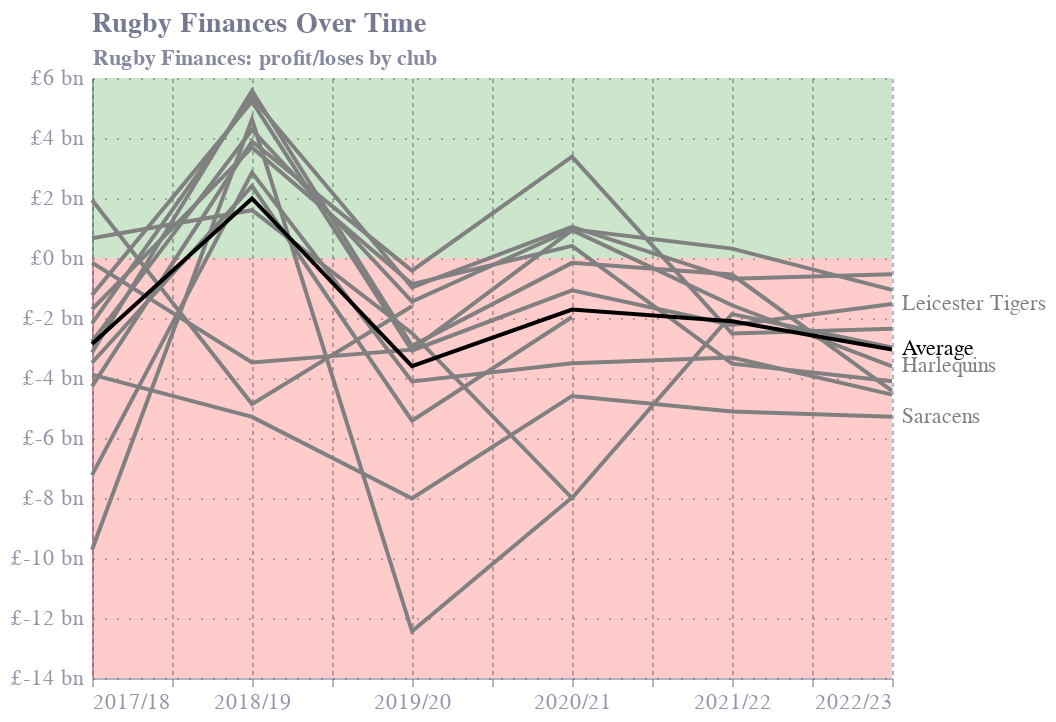

The code cell stored with this chart in its notebook:
### Code cell
chart.display()

### Figure 1 — Vega-Lite specification as saved in the notebook (floating-point values rounded to 4 significant figures)
{"config": {"font": "Circular Std", "text": {"color": "#676A86", "align": "left", "baseline": "middle", "dx": 7, "dy": 0, "fontSize": 11}, "view": {"stroke": null, "continuousWidth": 400, "continuousHeight": 300, "discreteWidth": 400, "discreteHeight": 300}, "range": {"category": ["#36B7B4", "#E6224B", "#F4C245", "#0063AF", "#00A767", "#179FDB", "#EB5C2E"], "diverging": ["#E6224B", "#E54753", "#C9C9C9", "#179FDB", "#122B39"], "heatmap": ["#C9C9C9", "#179FDB", "#0063AF", "#122B39"], "ordinal": ["#00A767", "#36B7B4", "#179FDB", "#0063AF", "#243B5A"]}, "bar": {"color": "#179fdb"}, "line": {"color": "#e6224b"}, "rule": {"color": "#676A86"}, "area": {"opacity": 0.3}, "point": {"filled": true, "size": 80, "color": "#e6224b", "opacity": 0.95}, "geoshape": {"stroke": "white", "strokeWidth": 0.3}, "rect": {"fill": "#d6d4d4", "opacity": 0.3}, "axis": {"labelColor": "#676A86", "labelFontSize": 11, "labelFont": "Circular Std", "labelOpacity": 0.7, "tickColor": "#676A86", "tickOpacity": 0.5, "domainColor": "#676A86", "domainOpacity": 0.5, "gridColor": "#676A86", "gridDash": [2, 2], "gridOpacity": 0.5, "title": null, "titleColor": "#676A86", "titleOpacity": 0.8, "tickSize": 4}, "axisXDiscrete": {"grid": false, "labelAngle": 0, "tickCount": 10, "tickOpacity": 0.5, "title": null}, "axisYDiscrete": {"ticks": false, "labelPadding": 5}, "axisXTemporal": {"grid": false, "ticks": true}, "axisXQuantitative": {"grid": true}, "axisYQuantitative": {"gridColor": "#676A86", "gridDash": [1, 5], "gridOpacity": 0.5, "ticks": false, "labelPadding": 5, "tickCount": 8, "titleAngle": 0, "titleAlign": "left", "titleBaseline": "bottom", "titleX": 0, "titleY": -5}, "title": {"color": "#676A86E6", "subtitleColor": "#676A86", "font": "Circular Std", "subtitleFont": "Circular Std", "anchor": "start", "fontSize": 14, "subtitleFontSize": 12, "subtitlePadding": 4, "offset": 0, "frame": "group"}, "legend": {"titleColor": "#122b39", "title": null, "labelColor": "#122b39", "labelFontSize": 11}}, "layer": [{"data": {"name": "data-5450d60485ea4fdece1cf38b69c78b6b"}, "mark": {"type": "area", "color": "green", "opacity": 0.2}, "encoding": {"x": {"field": "year", "type": "quantitative"}, "y": {"field": "y1", "type": "quantitative"}, "y2": {"field": "y0"}}}, {"data": {"name": "data-af39f13e64233e945aba1bef4ad8f349"}, "mark": {"type": "area", "color": "red", "opacity": 0.2}, "encoding": {"x": {"field": "year", "type": "quantitative"}, "y": {"field": "y1", "type": "quantitative"}, "y2": {"field": "y0"}}}, {"data": {"name": "data-71952b3c45e8049ad18d0400b12abc47"}, "mark": {"type": "line"}, "encoding": {"color": {"condition": {"test": "(datum.club === 'Average')", "value": "black"}, "value": "grey"}, "detail": {"field": "club", "type": "nominal"}, "x": {"axis": {"labelExpr": " \"20\" + datum.value + \"/\" + (datum.value + 1)"}, "field": "year", "type": "quantitative"}, "y": {"axis": {"labelExpr": "\"£\" + datum.value / 1000 + \" bn\""}, "field": "amt", "title": "Rugby Finances: profit/loses by club", "type": "quantitative"}}}, {"data": {"name": "data-71952b3c45e8049ad18d0400b12abc47"}, "mark": {"type": "text", "align": "left", "color": "black", "dx": 5}, "encoding": {"color": {"condition": {"test": "(datum.club === 'Average')", "value": "black"}, "value": "grey"}, "detail": {"field": "club", "type": "nominal"}, "text": {"field": "club", "type": "nominal"}, "x": {"axis": {"labelExpr": " \"20\" + datum.value + \"/\" + (datum.value + 1)"}, "field": "year", "type": "quantitative"}, "y": {"axis": {"labelExpr": "\"£\" + datum.value / 1000 + \" bn\""}, "field": "amt", "title": "Rugby Finances: profit/loses by club", "type": "quantitative"}}, "transform": [{"filter": {"field": "club", "oneOf": ["Average", "Saracens", "Harlequins", "Leicester Tigers"]}}, {"window": [{"op": "rank", "field": "", "as": "rank"}], "groupby": ["club"], "sort": [{"field": "year", "order": "descending"}]}, {"filter": "datum.rank == 1"}]}], "title": "Rugby Finances Over Time", "$schema": "https://vega.github.io/schema/vega-lite/v5.20.1.json", "datasets": {"data-5450d60485ea4fdece1cf38b69c78b6b": [{"year": 17, "y0": 6000, "y1": 0}, {"year": 22, "y0": 6000, "y1": 0}], "data-af39f13e64233e945aba1bef4ad8f349": [{"year": 17, "y0": 0, "y1": -14000}, {"year": 22, "y0": 0, "y1": -14000}], "data-71952b3c45e8049ad18d0400b12abc47": [{"club": "Gloucester Rugby", "year": 17, "amt": -2181.0}, {"club": "Northampton Saints", "year": 17, "amt": -2788.0}, {"club": "Leicester Tigers", "year": 17, "amt": -1236.0}, {"club": "Newcastle Falcons", "year": 17, "amt": -4278.0}, {"club": "Exeter Chiefs", "year": 17, "amt": 659.0}, {"club": "Harlequins", "year": 17, "amt": -154.0}, {"club": "Sale Sharks", "year": 17, "amt": -1709.0}, {"club": "Bath Rugby", "year": 17, "amt": -3149.0}, {"club": "Bristol Bears", "year": 17, "amt": -7236.0}, {"club": "Saracens", "year": 17, "amt": -3887.0}, {"club": "London Irish", "year": 17, "amt": -3492.0}, {"club": "Wasps", "year": 17, "amt": -9723.0}, {"club": "Worcester Warriors", "year": 17, "amt": 1933.0}, {"club": "Gloucester Rugby", "year": 18, "amt": 5353.0}, {"club": "Northampton Saints", "year": 18, "amt": 4275.0}, {"club": "Leicester Tigers", "year": 18, "amt": 5218.0}, {"club": "Newcastle Falcons", "year": 18, "amt": 3882.0}, {"club": "Exeter Chiefs", "year": 18, "amt": 1594.0}, {"club": "Harlequins", "year": 18, "amt": -3482.0}, {"club": "Sale Sharks", "year": 18, "amt": 3687.0}, {"club": "Bath Rugby", "year": 18, "amt": 5573.0}, {"club": "Bristol Bears", "year": 18, "amt": 2845.0}, {"club": "Saracens", "year": 18, "amt": -5296.0}, {"club": "London Irish", "year": 18, "amt": 2398.0}, {"club": "Wasps", "year": 18, "amt": 4624.0}, {"club": "Worcester Warriors", "year": 18, "amt": -4870.0}, {"club": "Gloucester Rugby", "year": 19, "amt": -982.0}, {"club": "Northampton Saints", "year": 19, "amt": -1450.0}, {"club": "Leicester Tigers", "year": 19, "amt": -3082.0}, {"club": "Newcastle Falcons", "year": 19, "amt": -422.0}, {"club": "Exeter Chiefs", "year": 19, "amt": -2505.0}, {"club": "Harlequins", "year": 19, "amt": -3054.0}, {"club": "Sale Sharks", "year": 19, "amt": -870.0}, {"club": "Bath Rugby", "year": 19, "amt": -2930.0}, {"club": "Bristol Bears", "year": 19, "amt": -4115.0}, {"club": "Saracens", "year": 19, "amt": -8016.0}, {"club": "London Irish", "year": 19, "amt": -5423.0}, {"club": "Wasps", "year": 19, "amt": -12440.0}, {"club": "Worcester Warriors", "year": 19, "amt": -1611.0}, {"club": "Gloucester Rugby", "year": 20, "amt": 1040.0}, {"club": "Northampton Saints", "year": 20, "amt": 960.0}, {"club": "Leicester Tigers", "year": 20, "amt": -1077.0}, {"club": "Newcastle Falcons", "year": 20, "amt": 3378.0}, {"club": "Exeter Chiefs", "year": 20, "amt": -8002.0}, {"club": "Harlequins", "year": 20, "amt": 928.0}, {"club": "Sale Sharks", "year": 20, "amt": 403.0}, {"club": "Bath Rugby", "year": 20, "amt": -162.0}, {"club": "Bristol Bears", "year": 20, "amt": -3512.0}, {"club": "Saracens", "year": 20, "amt": -4603.0}, {"club": "London Irish", "year": 20, "amt": -1966.0}, {"club": "Wasps", "year": 20, "amt": -7984.0}, {"club": "Worcester Warriors", "year": 20, "amt": null}, {"club": "Gloucester Rugby", "year": 21, "amt": -695.0}, {"club": "Northampton Saints", "year": 21, "amt": 313.0}, {"club": "Leicester Tigers", "year": 21, "amt": -2230.0}, {"club": "Newcastle Falcons", "year": 21, "amt": -2515.0}, {"club": "Exeter Chiefs", "year": 21, "amt": -1870.0}, {"club": "Harlequins", "year": 21, "amt": -1575.0}, {"club": "Sale Sharks", "year": 21, "amt": -3522.0}, {"club": "Bath Rugby", "year": 21, "amt": -551.0}, {"club": "Bristol Bears", "year": 21, "amt": -3320.0}, {"club": "Saracens", "year": 21, "amt": -5120.0}, {"club": "London Irish", "year": 21, "amt": null}, {"club": "Wasps", "year": 21, "amt": null}, {"club": "Worcester Warriors", "year": 21, "amt": null}, {"club": "Gloucester Rugby", "year": 22, "amt": -544.0}, {"club": "Northampton Saints", "year": 22, "amt": -1064.0}, {"club": "Leicester Tigers", "year": 22, "amt": -1536.0}, {"club": "Newcastle Falcons", "year": 22, "amt": -2360.0}, {"club": "Exeter Chiefs", "year": 22, "amt": -2983.0}, {"club": "Harlequins", "year": 22, "amt": -3615.0}, {"club": "Sale Sharks", "year": 22, "amt": -4112.0}, {"club": "Bath Rugby", "year": 22, "amt": -4429.0}, {"club": "Bristol Bears", "year": 22, "amt": -4555.0}, {"club": "Saracens", "year": 22, "amt": -5295.0}, {"club": "London Irish", "year": 22, "amt": null}, {"club": "Wasps", "year": 22, "amt": null}, {"club": "Worcester Warriors", "year": 22, "amt": null}, {"club": "Average", "year": 17, "amt": -2865.0}, {"club": "Average", "year": 18, "amt": 1985.0}, {"club": "Average", "year": 19, "amt": -3608.0}, {"club": "Average", "year": 20, "amt": -1716.0}, {"club": "Average", "year": 21, "amt": -2108.0}, {"club": "Average", "year": 22, "amt": -3049.0}]}}
